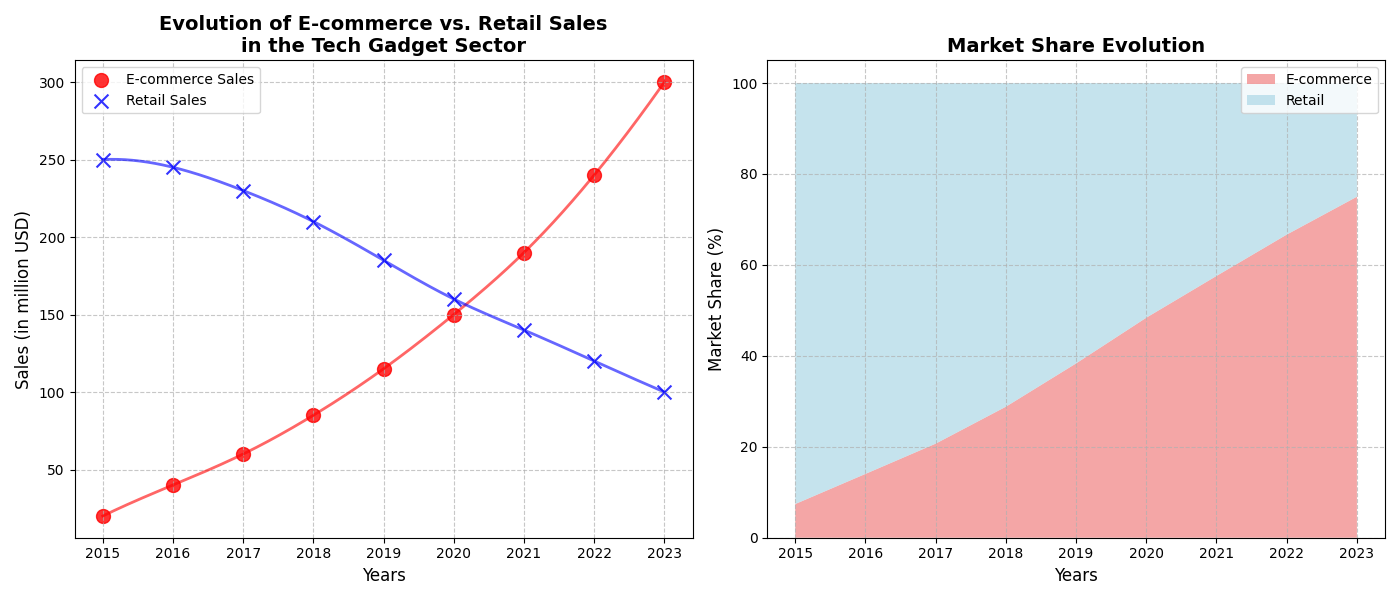

This chart was generated by the following Python code:
import matplotlib.pyplot as plt
import numpy as np
from scipy.interpolate import make_interp_spline

years = np.array([2015, 2016, 2017, 2018, 2019, 2020, 2021, 2022, 2023])
e_commerce_sales = np.array([20, 40, 60, 85, 115, 150, 190, 240, 300])
retail_sales = np.array([250, 245, 230, 210, 185, 160, 140, 120, 100])

e_commerce_market_share = e_commerce_sales / (e_commerce_sales + retail_sales) * 100
retail_market_share = retail_sales / (e_commerce_sales + retail_sales) * 100

fig, (ax1, ax2) = plt.subplots(1, 2, figsize=(14, 6))

ax1.scatter(years, e_commerce_sales, color='red', label='E-commerce Sales', marker='o', s=100, alpha=0.8)
ax1.scatter(years, retail_sales, color='blue', label='Retail Sales', marker='x', s=100, alpha=0.8)

years_fine = np.linspace(years.min(), years.max(), 300)
e_commerce_spline = make_interp_spline(years, e_commerce_sales)(years_fine)
retail_spline = make_interp_spline(years, retail_sales)(years_fine)

ax1.plot(years_fine, e_commerce_spline, color='red', linestyle='-', linewidth=2, alpha=0.6)
ax1.plot(years_fine, retail_spline, color='blue', linestyle='-', linewidth=2, alpha=0.6)

ax1.set_title("Evolution of E-commerce vs. Retail Sales\nin the Tech Gadget Sector", fontsize=14, weight='bold')
ax1.set_xlabel("Years", fontsize=12)
ax1.set_ylabel("Sales (in million USD)", fontsize=12)
ax1.legend(loc='upper left')
ax1.grid(True, linestyle='--', alpha=0.7)

ax2.stackplot(years, e_commerce_market_share, retail_market_share, labels=['E-commerce', 'Retail'], colors=['lightcoral', 'lightblue'], alpha=0.7)
ax2.set_title("Market Share Evolution", fontsize=14, weight='bold')
ax2.set_xlabel("Years", fontsize=12)
ax2.set_ylabel("Market Share (%)", fontsize=12)
ax2.legend(loc='upper right')
ax2.grid(True, linestyle='--', alpha=0.7)

plt.tight_layout()
plt.show()
